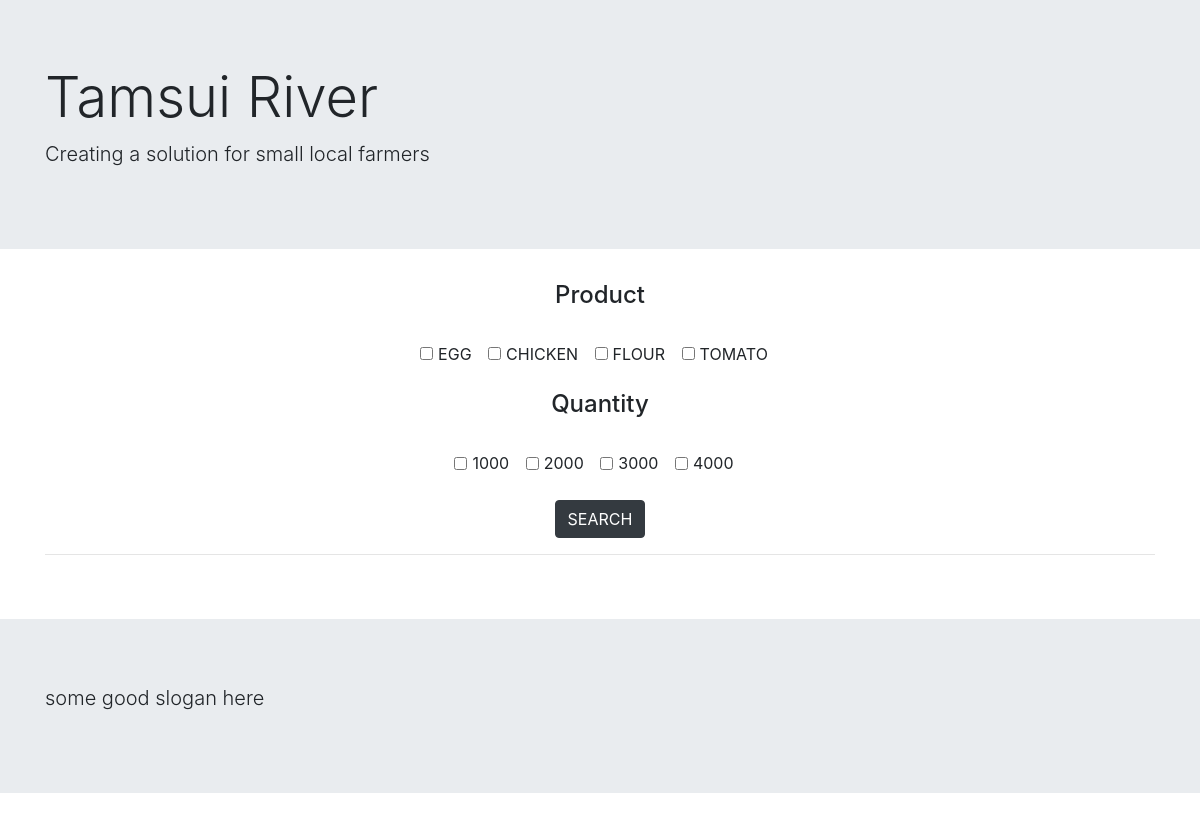
/browse/, run on an earlier commit of the app's database.
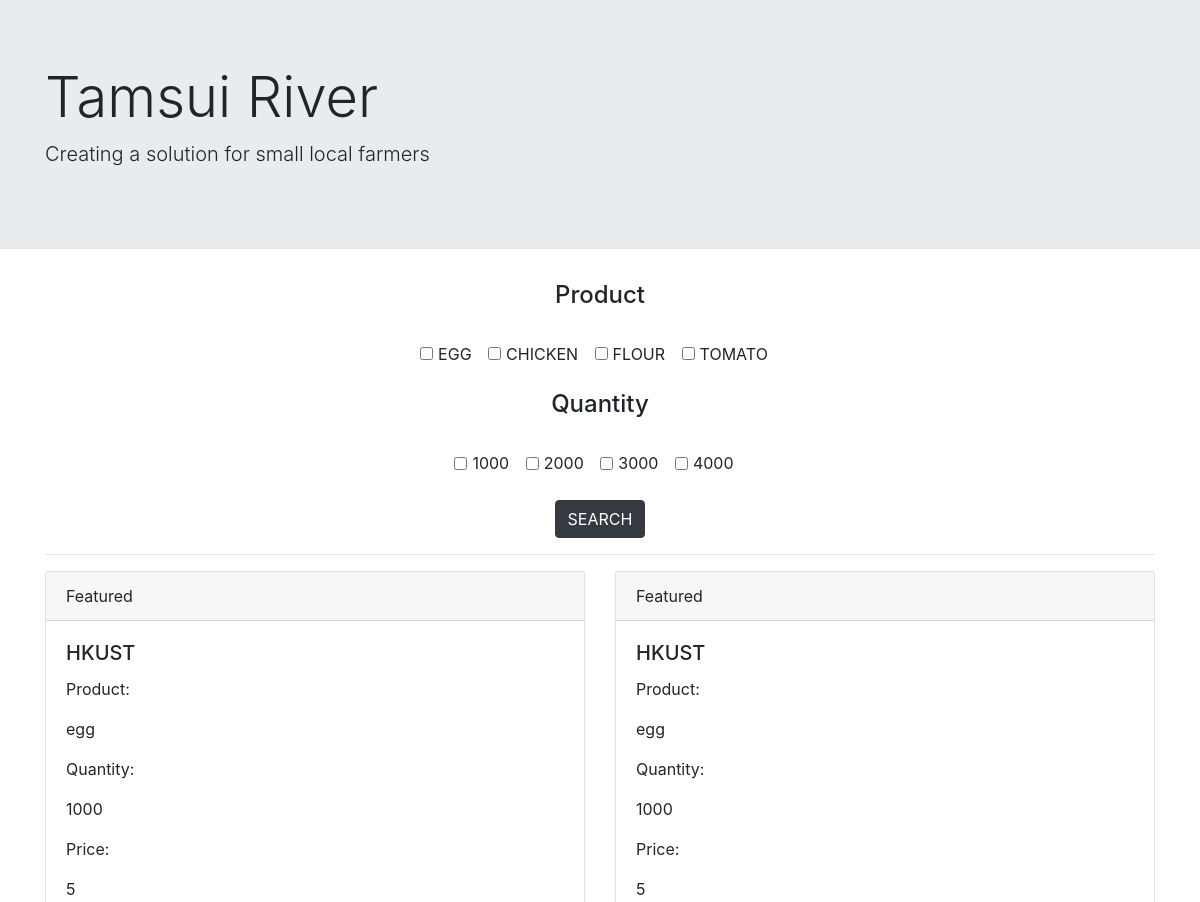
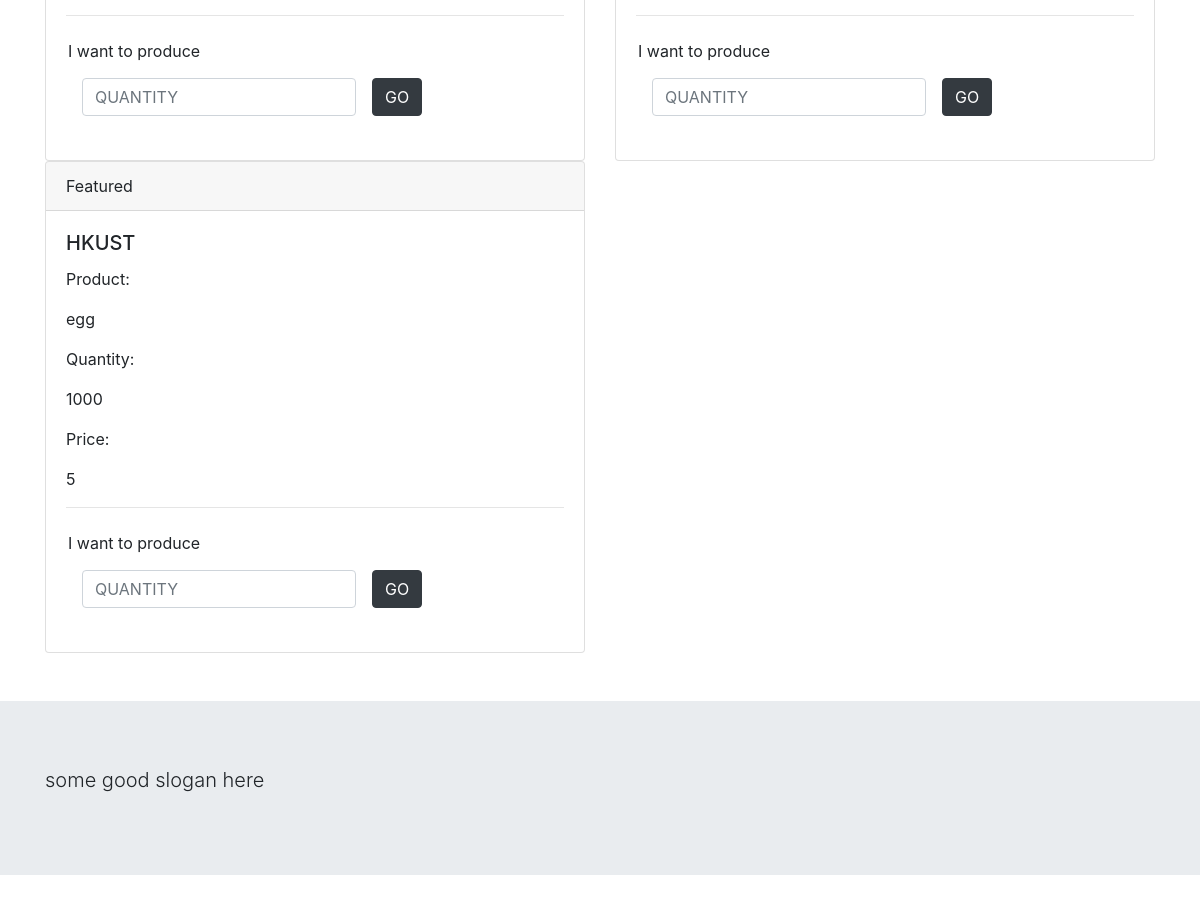
And on a later commit of the database (2 pictures, top to bottom).
### backend/models.py (models this page shows)
class Request(models.Model):
    company = models.TextField()
    item = models.TextField()
    price = models.IntegerField()
    quantity = models.IntegerField()
    farmer = models.TextField()

### backend/views.py (the view)
# urls.py: path('browse/', browse),
def browse(request):
    requests = Request.objects.all()
    return render(request, 'browse.html', {'requests':requests})

### backend/templates/browse.html (shortened to what this page needs)
<html>
    <head>
    <link rel="stylesheet" href="https://stackpath.bootstrapcdn.com/bootstrap/4.3.1/css/bootstrap.min.css">
  </head>
    <body>
        <div class="jumbotron jumbotron-fluid">
            <div class="container">
                <h1 class="display-4">Tamsui River</h1>
                <p class="lead">Creating a solution for small local farmers</p>
            </div>
        </div>
        <div class="container text-center">
          <h4>Product</h4>
          <br>
          <div class="form-check form-check-inline">
                  <input class="form-check-input" type="checkbox" id="egg" value="egg">
                  <label class="form-check-label" for="egg">EGG</label>
                </div>
                <div class="form-check form-check-inline">
                  <input class="form-check-input" type="checkbox" id="chicken" value="chicken">
                  <label class="form-check-label" for="chicken">CHICKEN</label>
                </div>
                <div class="form-check form-check-inline">
                  <input class="form-check-input" type="checkbox" id="flour" value="flour">
                  <label class="form-check-label" for="flour">FLOUR</label>
                </div>
                <div class="form-check form-check-inline">
                      <input class="form-check-input" type="checkbox" id="tomato" value="tomato">
                      <label class="form-check-label" for="tomato">TOMATO</label>
                </div>
              <br>
              <br>
          <h4>Quantity</h4>
              <br>
          <div class="form-check form-check-inline">
              <input class="form-check-input" type="checkbox" id="1000" value="1000">
              <label class="form-check-label" for="1000">1000</label>
            </div>
            <div class="form-check form-check-inline">
              <input class="form-check-input" type="checkbox" id="2000" value="2000">
              <label class="form-check-label" for="2000">2000</label>
            </div>
            <div class="form-check form-check-inline">
              <input class="form-check-input" type="checkbox" id="3000" value="3000">
              <label class="form-check-label" for="3000">3000</label>
            </div>
            <div class="form-check form-check-inline">
                  <input class="form-check-input" type="checkbox" id="4000" value="4000">
                  <label class="form-check-label" for="4000">4000</label>
            </div>
            <div class="container">
              <br>
                <button type="search" class="btn btn-dark" align="center">SEARCH</button>
            </div>
        </div>
          <div class="container">
            <hr>
            <div class="row">
              {% for request in requests %}
              <div class="col-md-6">
                <div class="card">
                    <div class="card-header">
                      Featured
                    </div>
                    <div class="card-body">
                      <h5 class="card-title">{{ request.company }}</h5>
                      <p class="card-text">Product: <p id="numproduct">{{ request.item }}</p> </p>
                      <p class="card-text">Quantity: <p id="numquantity">{{ request.quantity }}</p> </p>
                      <p class="card-text">Price: <p id="numquantity">{{ request.price }}</p> </p>
                      <hr>
                      <form class="form-inline">
                          <div class="form-group mb-2">
                            <input type="text" readonly class="form-control-plaintext" id="produce" value="I want to produce">
                          </div>
                          <div class="form-group mx-sm-3 mb-2">
                            <input type="text" class="form-control" id="quantity" placeholder="QUANTITY">
                          </div>
                          <a href="/pending/"><button class="btn btn-dark mb-2">GO</button></a>
                      </form>
                    </div>
                  </div>
                </div>
                {% endfor %}
            </div>
          </div>
      <br>
      <br>
      <div class="jumbotron jumbotron-fluid">
          <div class="container">
              <p class="lead">some good slogan here</p>
          </div>
  </div>
    </body>
</html>

What changed in the data, as far as the page shows it:
added Request: company "HKUST", item "egg", quantity "1000", price "5"
added Request: company "HKUST", item "egg", quantity "1000", price "5"
added Request: company "HKUST", item "egg", quantity "1000", price "5"
